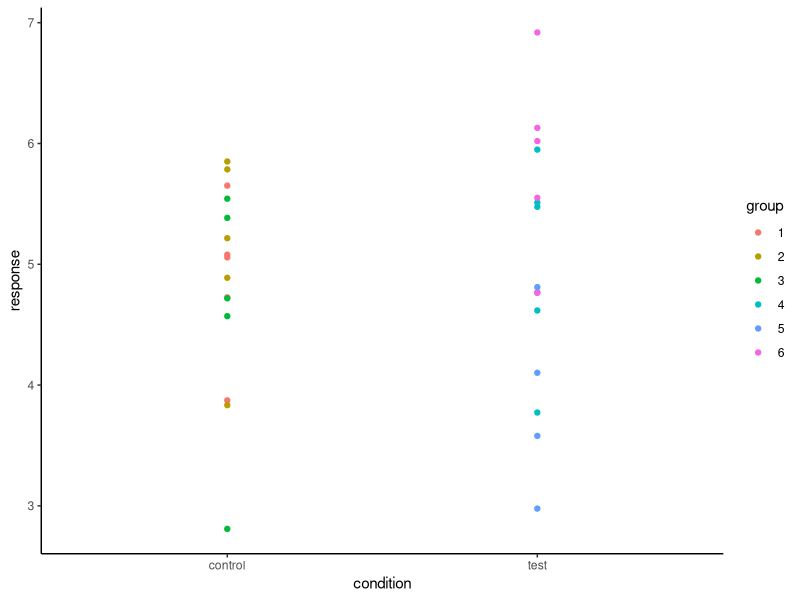
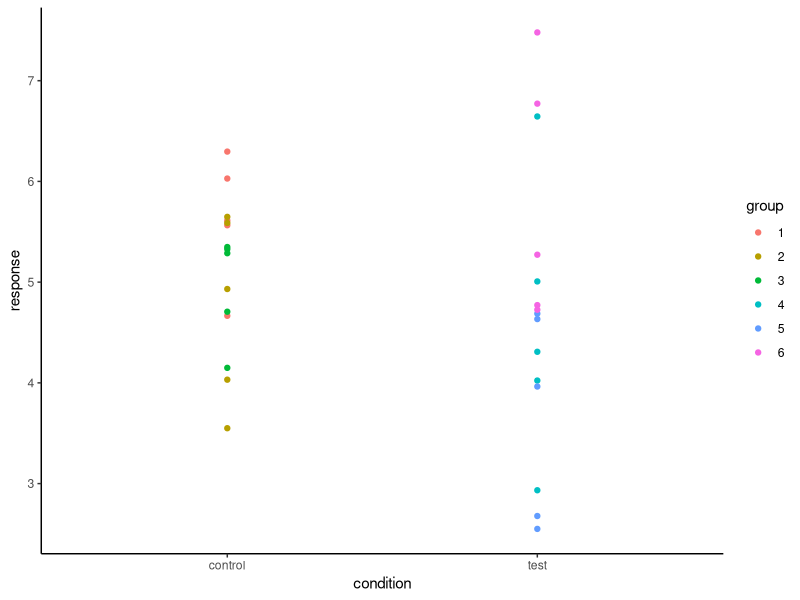

Write the R code that produced these figures, in order.
## ---- chunk 1
knitr::opts_chunk$set(
  collapse = TRUE,
  comment = "#>",
  fig.path = "man/figures/Simulation-",
  out.width = "100%"
)
library(tidyverse)
library(magrittr)
ggplot2::theme_set(theme_classic())
## ---- chunk 2
set.seed(4372)
nObs <- 15
ngroups <- 3
  
  simple_data <- function(...) {tibble(
  condition = rep(c("control", "test"), each = nObs),
  response = c(rnorm(n = nObs, mean = 5, sd = 1),
               rnorm(n = nObs, mean = 5, sd = 1)),
  group = rep(factor(1:6), each = nObs/ngroups)
  )}

Data_noRE <- simple_data()

# get p-value from lm for these:


ggplot(Data_noRE, aes(x = condition, y = response)) +
  geom_point(aes(colour = group))

simData_noRE <- purrr::rerun(1000,
  simple_data()) %>%
  bind_rows(., .id = "dataset") %>%
  group_by(dataset) %>% 
  nest() %>%
  mutate(
    linmod = purrr::map(data, ~ lm(response ~ condition, data= .x)),
    mixedmod = purrr::map(data, ~ lmerTest::lmer(response ~ condition + (1|group), data= .x)))

# add tidy columns for p.values:
simData_noRE %<>%
  mutate(lm.p = map(linmod, broom::tidy),
         mm.p = map(mixedmod, broom.mixed::tidy))

# now unnest to select and rename just the p.value
simData_noRE %<>% 
  unnest(lm.p) %>%
  filter(term != "(Intercept)") %>%
  rename(p.val.lm = p.value) %>%
  select(1:4, p.val.lm, mm.p) %>%
  unnest(mm.p) %>%
  filter(term == "conditiontest") %>%
  rename(p.val.mm = p.value) %>%
  select(1:4, p.val.lm, p.val.mm)
  

# get the proportion of p < 0.05
simData_noRE %>%
  ungroup() %>% 
  summarize(typeI.lm = sum(p.val.lm < 0.05)/nrow(.), 
            typeI.mm = sum(p.val.mm < 0.05)/nrow(.)) %>%
  kableExtra::kable()
## ---- chunk 3
nObs <- 15
ngroups <- 3 # number of groups per condition:

  correlated_data <- function(SD = 0.1) {
    # adding a random effect term, which is just a change in the intercept for each group, taken from a normal distribution
    RE <- rnorm(n = ngroups*2, mean = 1, sd = SD)
    tibble(
      condition = rep(c("control", "test"), each = nObs),
      response = purrr::map(RE, ~ .x * rnorm(n = nObs/ngroups, mean = 5, sd = 1)) %>% unlist(),
      group = rep(factor(1:6), each = nObs/ngroups)
  )}

Data_RE <- correlated_data()

ggplot(Data_RE, aes(x = condition, y = response)) +
  geom_point(aes(colour = group))

# get p-value from lm for these:


simData_RE <- purrr::rerun(1000,
  correlated_data()) %>%
  bind_rows(., .id = "dataset") %>%
  group_by(dataset) %>% 
  nest() %>%
  mutate(
    linmod = purrr::map(data, ~ lm(response ~ condition, data= .x)),
    mixedmod = purrr::map(data, ~ lmerTest::lmer(response ~ condition + (1|group), data= .x)))

# add tidy columns for p.values:
simData_RE %<>%
  mutate(lm.p = map(linmod, broom::tidy),
         mm.p = map(mixedmod, broom.mixed::tidy))

# now unnest to select and rename just the p.value
simData_RE %<>% 
  unnest(lm.p) %>%
  filter(term != "(Intercept)") %>%
  rename(p.val.lm = p.value) %>%
  select(1:4, p.val.lm, mm.p) %>%
  unnest(mm.p) %>%
  filter(term == "conditiontest") %>%
  rename(p.val.mm = p.value) %>%
  select(1:4, p.val.lm, p.val.mm)
  

# get the proportion of p < 0.05
simData_RE %>%
  ungroup() %>% 
  summarize(typeI.lm = sum(p.val.lm < 0.05)/nrow(.), 
            typeI.mm = sum(p.val.mm < 0.05)/nrow(.)) %>%
  kableExtra::kable()
